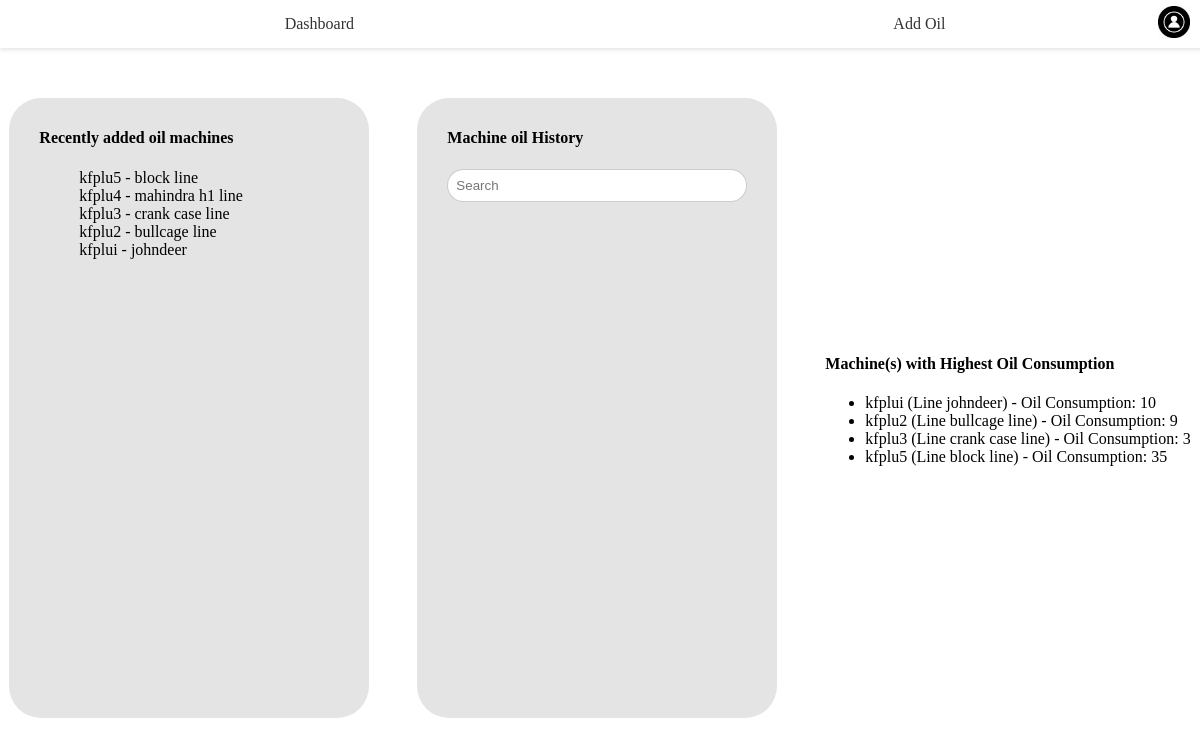
The page / on the database its author committed.
### tables this page shows
CREATE TABLE `machine_info` (
  `msch_id` int(255) NOT NULL,
  `msch_name` varchar(255) NOT NULL,
  `line_no` varchar(255) NOT NULL
);

### index.php (the view, shortened to what this page needs)
<?php
function getRecentlyAddedMachines()
{
    include "config.php";
    $sql = "SELECT msch_name ,line_no FROM machine_info ORDER BY msch_id  DESC LIMIT 5";
    $result = $conn->query($sql);
    $recentMachines = array();
    if ($result->num_rows > 0) {
        while ($row = $result->fetch_assoc()) {
            $recentMachines[] = $row;
        }
    }
    return $recentMachines;
}
function getHighestOilConsumption()
{
    include "config.php";
    $sql = "SELECT mi.msch_name, mi.line_no, od.oil
            FROM machine_info mi
            JOIN entries od ON mi.msch_id = od.msch_id";
    $result = $conn->query($sql);
    $highestConsumptionMachines = [];
    if ($result->num_rows > 0) {
        while ($row = $result->fetch_assoc()) {
            $machineKey = $row['msch_name'] . '_' . $row['line_no'];
            if (isset($highestConsumptionMachines[$machineKey])) {
                if ($row['oil'] > $highestConsumptionMachines[$machineKey]['oil']) {
                    $highestConsumptionMachines[$machineKey] = [
                        'msch_name' => $row['msch_name'],
                        'line_no' => $row['line_no'],
                        'oil' => $row['oil']
                    ];
                }
            } else {
                $highestConsumptionMachines[$machineKey] = [
                    'msch_name' => $row['msch_name'],
                    'line_no' => $row['line_no'],
                    'oil' => $row['oil']
                ];
            }
        }
    }
    return $highestConsumptionMachines;
}
?>
<!DOCTYPE html>
<html lang="en">
<head>
    <link rel="stylesheet" href="index.css">
</head>
<body>
    <header>
        <nav class="navbar">
            <a href="index.php">Dashboard</a>
            <a href="add_oil.php">Add Oil</a>
            <div class="user-logo">
                <img src="/logo.jpeg" alt="User Logo">
            </div>
        </nav>
    </header>
    <div class="container">
        <div class="recent_machines">
            <h4>Recently added oil machines</h4>
            <ul class="list">
                <?php
                $recentMachines = getRecentlyAddedMachines();
                foreach ($recentMachines as $machine) {
                    echo  "<li>{$machine['msch_name']} - {$machine['line_no']}</li>";
                }
                ?>
            </ul>
        </div>
        <div class="history">
            <h4>Machine oil History</h4>
            <input type="text" id="search-box" placeholder="Search" oninput="filterMachineList()">
        </div>
        <div class="highest-oil-consumption">
    <h4>Machine(s) with Highest Oil Consumption</h4>
    <ul>
        <?php
        $highestConsumption = getHighestOilConsumption();
        if (!empty($highestConsumption)) {
            foreach ($highestConsumption as $machineData) {
                echo "<li>{$machineData['msch_name']} (Line {$machineData['line_no']}) - Oil Consumption: {$machineData['oil']}</li>";
            }
        } else {
            echo "<li>No data available.</li>";
        }
        ?>
    </ul>
</div>
    </div>
</body>
</html>

### index.css (style rules this page uses)
body { background-color: 2F2F2F; }
a { text-decoration: none; color: #333; }
.navbar { display: flex; justify-content:space-around; align-items: center; padding: 15px; background-color: #fff; box-shadow: 0 2px 4px rgba(0, 0, 0, 0.1); position: fixed; top: 0; left: 0; width: 100%; z-index: 100; }
.user-logo { position: absolute; right: 40px; top: 50%; transform: translateY(-50%); }
.user-logo img { height: 32px; width: auto; }
.container { height: 100vh; display: flex; justify-content: center; align-items:center; gap: 3em; flex-grow: 1; }
.recent_machines, .history, .consumption { width :300px; height: 600px; background-color: rgba(218, 218, 218, 0.731); padding: 10px 30px; border-radius: 32px; }
.list { list-style-type: none; }
.history #search-box { width: 100%; padding: 8px; margin-bottom: 16px; border-radius: 32px; border: 1px solid rgba(0, 0, 0, 0.2); box-sizing: border-box; }

### rows shown on the page
machine_info: msch_name "kfplu5", line_no "block line"
machine_info: msch_name "kfplu4", line_no "mahindra h1 line"
machine_info: msch_name "kfplu3", line_no "crank case line"
machine_info: msch_name "kfplu2", line_no "bullcage line"
machine_info: msch_name "kfplui", line_no "johndeer"

### other values the page prints
$machineData['msch_name'] "kfplui"
$machineData['line_no'] "johndeer"
$machineData['oil'] "10"
$machineData['msch_name'] "kfplu2"
$machineData['line_no'] "bullcage line"
$machineData['oil'] "9"
$machineData['msch_name'] "kfplu3"
$machineData['line_no'] "crank case line"
$machineData['oil'] "3"
$machineData['msch_name'] "kfplu5"
$machineData['line_no'] "block line"
$machineData['oil'] "35"
